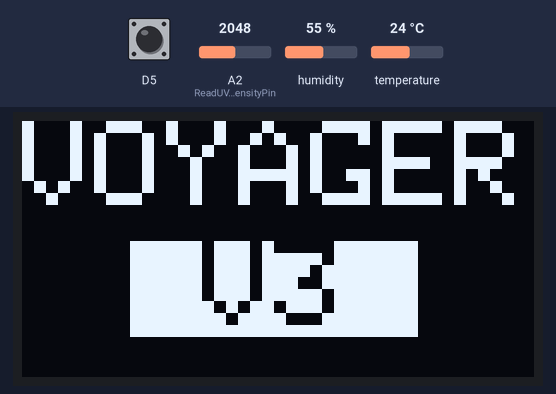
The sketch below on a simulated Particle Photon. Shown: 128×64 one-colour display. The inputs (shaded band) are chosen by the test bench; at power-on: D5 HIGH, A2 (ReadUVintensityPin) = 2048, humidity 55 %, temperature 24 °C. The display library's start-up logo is not drawn.

Above: at 0.1 s.
At 15.1 s:
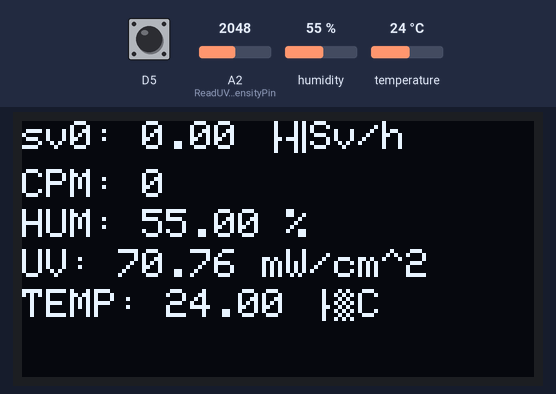

Measured:
- what the display in image 0 shows lasts 15.0 s, from 0.1 s to 15.1 s

The sketch:

app.ino
```cpp
/*
* Project voyager-sensors
* Description: Read multiple sensors
* Author: Julio César
* Date: Apr 2018
*/

// #include "lib/Adafruit_GFX.h"
// #include "lib/Adafruit_DHT.h"
// #include "lib/SI114X.h"
#include "lib/Adafruit_SSD1306.h"
#include "lib/Adafruit_HTU21DF.h"
#include "Particle.h"


#define OLED_RESET D1
#define DHTPIN D2
#define DHTTYPE DHT11
#define LOG_PERIOD 15000
#define MAX_PERIOD 60000
#define RGB_A A1
#define RGB_B A2
#define RGB_C A3

unsigned long counts;
unsigned long cpm;
unsigned int multiplier;
unsigned long previousMillis;
int cell_bars = 0;
char jsonString[200];
int sample = 0;
int ReadUVintensityPin = A2;

// SI114X SI1145 = SI114X();
// DHT dht(DHTPIN, DHTTYPE);
Adafruit_SSD1306 display(OLED_RESET);

Adafruit_HTU21DF htu = Adafruit_HTU21DF();


SYSTEM_THREAD(ENABLED);

STARTUP(RGB.mirrorTo(A4, A5, A7));
void setup() {
 Serial.begin(9600);
 // beginUVSensor();
 // beginTEMPSensor();
 beginHTUSensor();
 beginGeigerSensor();
 beginDisplay();

 // New UV sensor
 pinMode(ReadUVintensityPin, INPUT);


 //Particle.variable("onData", jsonString, STRING);
}

void setGeigerTubeImpulse(){
 counts++;
}

void beginGeigerSensor(){
 counts = 0;
 cpm = 0;
 multiplier = MAX_PERIOD / LOG_PERIOD;
 pinMode(D5, INPUT);
 attachInterrupt(D5, setGeigerTubeImpulse, FALLING);
}

/*
void beginTEMPSensor(){
 dht.begin();
}
*/

void beginHTUSensor(){
  htu.begin();
}

/*
void beginUVSensor(){
 while (!SI1145.Begin()) {
   display.setTextSize(1);
   display.setCursor(27,30);
   display.setTextColor(WHITE);
   display.println("Error sensor UV, esperando..");
   display.display();
   display.clearDisplay();
   delay(1000);
 }
}
*/

void beginDisplay(){
 display.begin(SSD1306_SWITCHCAPVCC, 0x3C);
 display.display();
 display.clearDisplay();
 display.setTextSize(3);
 display.setCursor(0,0);
 display.setTextColor(WHITE);
 display.println("VOYAGER");
 display.setTextSize(3);
 display.setCursor(27,30);
 display.setTextColor(BLACK,WHITE);
 display.println(" V3 ");
 display.display();
 delay(8000);
 display.clearDisplay();
}

/*
void displayCelullarBars(){
 CellularSignal sig = Cellular.RSSI();
 int rssi = sig.rssi;

 if (rssi < 0) {
   if (rssi >= -57) cell_bars = 5;
   else if (rssi > -82) cell_bars = 4;
   else if (rssi > -94) cell_bars = 3;
   else if (rssi > -116) cell_bars = 2;
   else if (rssi > -118) cell_bars = 1;
 }

 for (int b=0; b <= cell_bars; b++) {
   display.fillRect(59 + (b*5),33 - (b*5),3,b*5,WHITE);
 }
 display.display();
 delay(2000);
 display.clearDisplay();
}
*/

void collectData(){
 unsigned long currentMillis = millis();
 if(currentMillis - previousMillis > LOG_PERIOD){

     ++sample;
     previousMillis = currentMillis;
     cpm = counts * multiplier;
     counts = 0;

     float sv0 = cpm * 0.00884;
     float sv1 = cpm * 0.00662;

     // int vis = SI1145.ReadVisible();
     // int ir = SI1145.ReadIR();
     // float uv = (float)SI1145.ReadUV()/100;
     // int h = dht.getHumidity();
     // int t = dht.getTempCelcius();
     // int hi = dht.getHeatIndex();
     // int dp = dht.getDewPoint();
     int uvLevel = averageAnalogRead(ReadUVintensityPin);
     float outputVoltage = 5.0 * uvLevel/1024;
     float uvIntensity = mapfloat(outputVoltage, 0.99, 2.9, 0.0, 15.0);
     float temp = htu.readTemperature();
     float rel_hum = htu.readHumidity();

     display.setTextSize(1.5);
     display.setCursor(0,0);
     display.setTextColor(WHITE);
     display.println("sv0: " + String(sv0) + " µSv/h" );

     display.setTextSize(1.5);
     display.setCursor(0,12);
     display.setTextColor(WHITE);
     display.println("CPM: " + String(cpm));


     display.setTextSize(1.5);
     display.setCursor(0,22);
     display.setTextColor(WHITE);
     display.println("HUM: " + String(rel_hum) + " % ");

     display.setTextSize(1.5);
     display.setCursor(0,32);
     display.setTextColor(WHITE);
     display.println("UV: " + String(uvIntensity) + " mW/cm^2");

     display.setTextSize(1.5);
     display.setCursor(0,42);
     display.setTextColor(WHITE);
     display.println("TEMP: " + String(temp) + " °C" );
     display.display();
     delay(2000);
     display.clearDisplay();
     sprintf(jsonString,"{\"sample\": %d, \"cpm\": %d, \"sv0\": %f, \"uv\": %f, \"hum\": %f, \"temp\": %f, \"time\": %d}", sample, cpm, sv0, uvIntensity, rel_hum, temp, Time.local());
     Particle.publish("onData", jsonString);
 }
}

//Takes an average of readings on a given pin
//Returns the average
int averageAnalogRead(int pinToRead)
{
 byte numberOfReadings = 8;
 unsigned int runningValue = 0;

 for(int x = 0 ; x < numberOfReadings ; x++)
   runningValue += analogRead(pinToRead);
 runningValue /= numberOfReadings;

 return(runningValue);

}

//The Arduino Map function but for floats
//From: http://forum.arduino.cc/index.php?topic=3922.0
float mapfloat(float x, float in_min, float in_max, float out_min, float out_max)
{
 return (x - in_min) * (out_max - out_min) / (in_max - in_min) + out_min;
}

void loop() {


 collectData();

 //displayCelullarBars();
}
```
